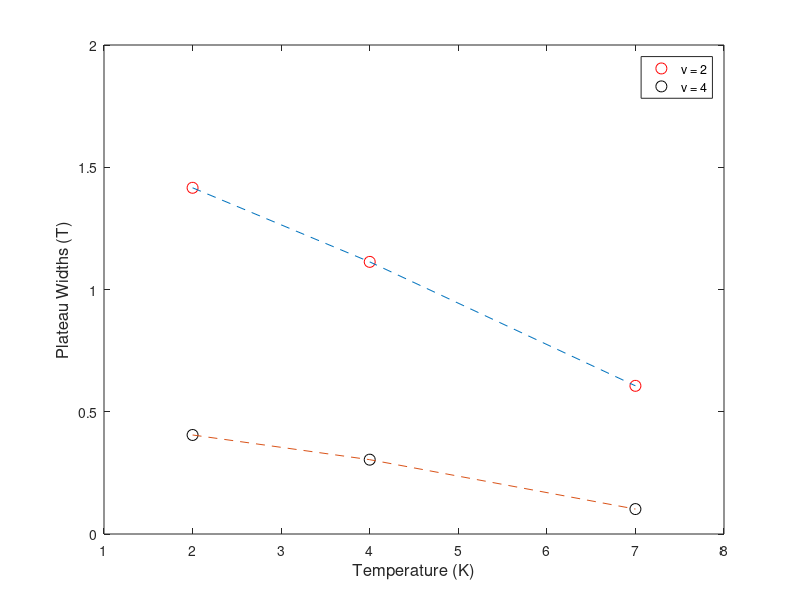

Write the MATLAB code that produced this figure.
width1 = [NaN 6.472-5.056 3.742-3.640 3.034-2.629 2.225-2.225; NaN 6.270-5.157 3.640-3.640 3.034-2.730 2.225-2.225; NaN 6.067-5.461 3.742-3.742 2.933-2.831 2.225-2.225];

plot2 = [NaN, 6.472-5.056, 6.270-5.157, 6.067-5.461, NaN];
plot4 = [NaN, 3.034-2.629, 3.034-2.730, 2.933-2.831, NaN];

temp = [1,2,4,7,8];

plot(temp,plot2,'ro', 'MarkerSize',8)
hold on
plot(temp,plot4,'ko', 'MarkerSize',8)
plot(temp,plot2,'--')
plot(temp,plot4,'--')
hold off
xlabel('Temperature (K)','FontSize',12)
ylabel('Plateau Widths (T)', 'FontSize',12)
legend('\nu = 2', '\nu = 4', 'Location', 'northeast')